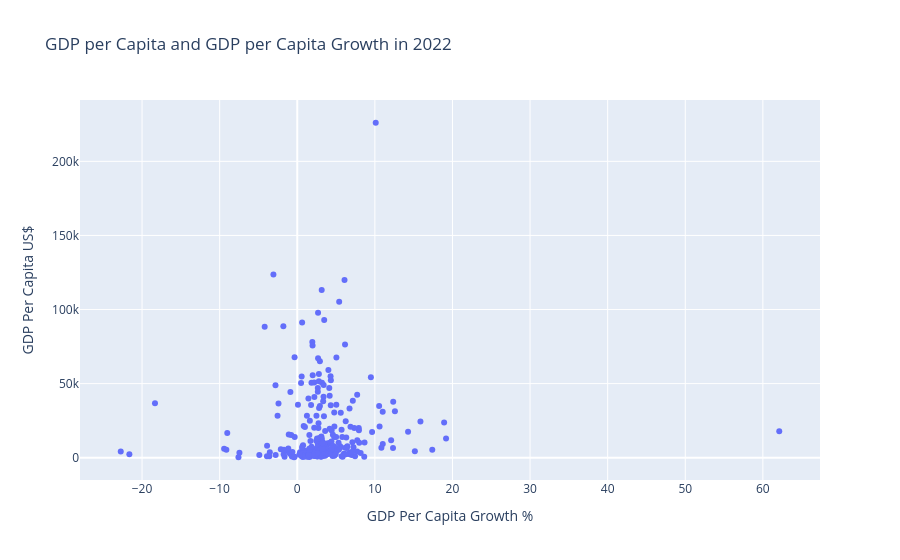

Write notebook code for a chart like this one.
### Code cell
# Plot (4)
fig104 = px.scatter(df104,
                    x = "GDP Per Capita Growth %", 
                    y = "GDP Per Capita US$",
                    hover_data = ["Country Code"],
                    title = "GDP per Capita and GDP per Capita Growth in 2022")
fig104.show()

### Figure 1 — Plotly figure (JSON) as saved in the notebook; plotly's stock layout.template omitted (floating-point values rounded to 4 significant figures; data arrays with more than 128 entries replaced by an {"elided": "..."} marker saying what was removed)
{"data": [{"customdata": {"elided": "291x1 str values"}, "hovertemplate": "GDP Per Capita Growth %=%{x}<br>GDP Per Capita US$=%{y}<br>Country Code=%{customdata[0]}<extra></extra>", "legendgroup": "", "marker": {"color": "#636efa", "symbol": "circle"}, "mode": "markers", "name": "", "orientation": "v", "showlegend": false, "type": "scatter", "x": {"elided": "291 mixed values"}, "xaxis": "x", "y": {"elided": "291 mixed values"}, "yaxis": "y"}], "layout": {"legend": {"tracegroupgap": 0}, "title": {"text": "GDP per Capita and GDP per Capita Growth in 2022"}, "xaxis": {"anchor": "y", "domain": [0, 1], "title": {"text": "GDP Per Capita Growth %"}}, "yaxis": {"anchor": "x", "domain": [0, 1], "title": {"text": "GDP Per Capita US$"}}}}
